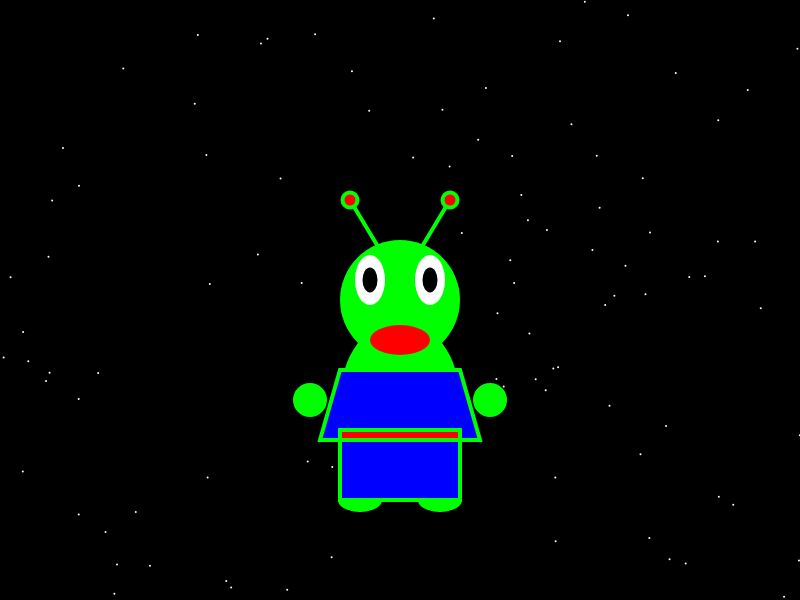
Frame 1 (no input)
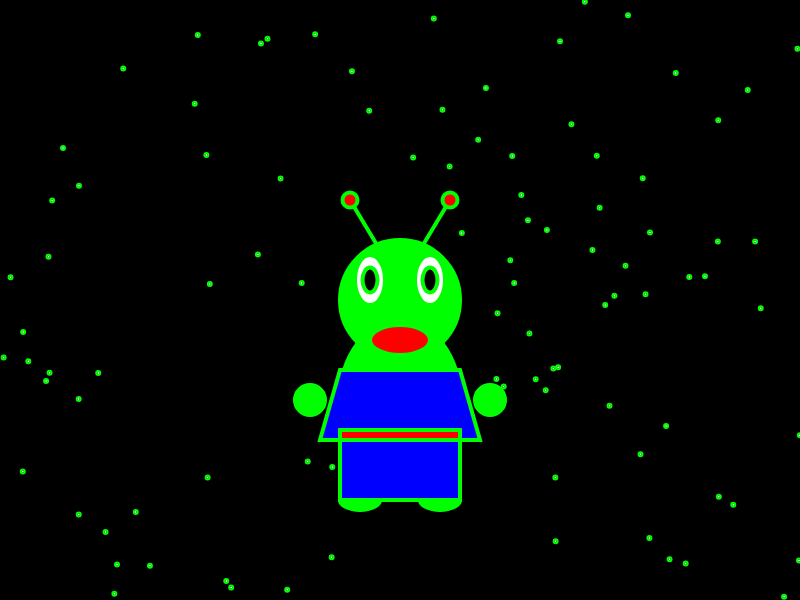
Frame 60 (no input)
Frame 120 (the mouse pressed at the canvas centre since frame 60): identical to frame 60, image omitted

The p5.js sketch that drew these frames (run headless with seeded random() and noise() and a simulated clock; from frame 60 on, the mouse is pressed at the canvas centre):

// p5.js sketch
// ── sketch.js
let stars = [];

function setup() {
  createCanvas(800, 600);
  noStroke(); // Remove borders for shapes

  // Generate stars
  for (let i = 0; i < 100; i++) {
    stars.push({
      x: random(width),
      y: random(height)
    });
  }
}

function draw() {
  background(0); // Black background for space

  // Draw stars
  drawStars();

  // Draw alien
  drawAlien();
}

function drawStars() {
  fill(255); // White color for stars
  for (let star of stars) {
    ellipse(star.x, star.y, 2, 2); // Small circles for stars
  }
}

function drawAlien() {
  // Alien body
  fill(0, 255, 0); // Green color for the alien
  ellipse(400, 400, 120, 160); // Body

  // Alien head
  ellipse(400, 300, 120, 120); // Head

  // Alien eyes
  fill(255); // White color for eyes
  ellipse(370, 280, 30, 50); // Left eye
  ellipse(430, 280, 30, 50); // Right eye

  fill(0); // Black color for eye pupils
  ellipse(370, 280, 15, 25); // Left pupil
  ellipse(430, 280, 15, 25); // Right pupil

  // Alien mouth
  fill(255, 0, 0); // Red color for mouth
  ellipse(400, 340, 60, 30); // Mouth

  // Alien antennae
  stroke(0, 255, 0); // Green color for antennae
  strokeWeight(4);

  // Left antenna
  line(380, 250, 350, 200);
  fill(255, 0, 0); // Red color for antenna tips
  ellipse(350, 200, 15, 15); // Antenna tip

  // Right antenna
  line(420, 250, 450, 200);
  ellipse(450, 200, 15, 15); // Antenna tip

  // Alien hands
  fill(0, 255, 0); // Green color for hands
  ellipse(310, 400, 30, 30); // Left hand
  ellipse(490, 400, 30, 30); // Right hand

  // Alien feet
  ellipse(360, 500, 40, 20); // Left foot
  ellipse(440, 500, 40, 20); // Right foot

  // Alien clothes
  fill(0, 0, 255); // Blue color for shirt
  beginShape();
  vertex(340, 370);
  vertex(460, 370);
  vertex(480, 440);
  vertex(320, 440);
  endShape(CLOSE);

  fill(255, 0, 0); // Red color for belt
  rect(340, 430, 120, 10); // Belt

  // Alien pants
  fill(0, 0, 255); // Blue color for pants
  rect(340, 440, 120, 60);
}
